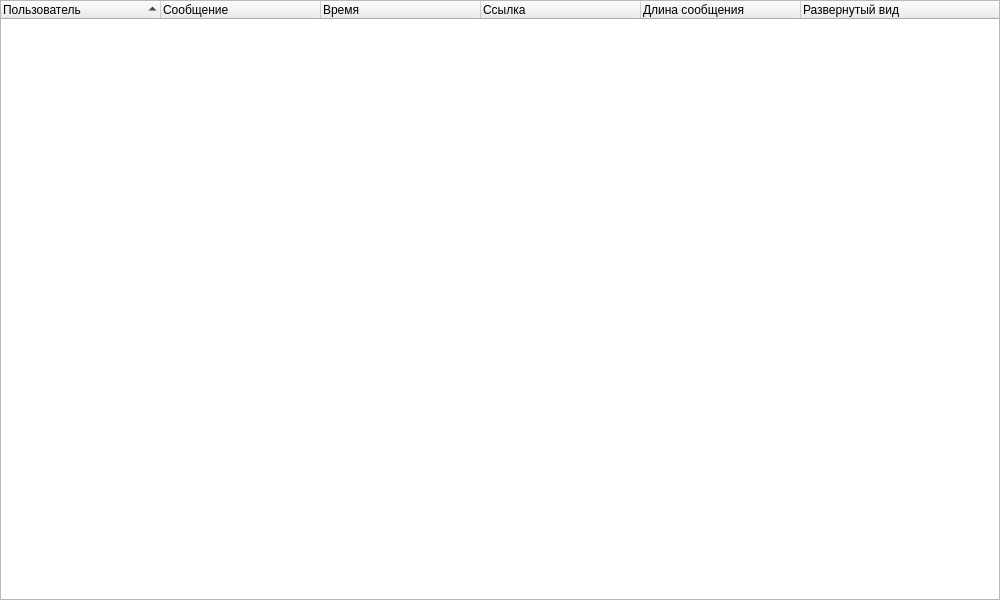
<?xml version="1.0" encoding="UTF-8"?>
<ui version="4.0">
 <class>Dialog</class>
 <widget class="QDialog" name="Dialog">
  <property name="geometry">
   <rect>
    <x>0</x>
    <y>0</y>
    <width>1000</width>
    <height>600</height>
   </rect>
  </property>
  <property name="windowTitle">
   <string>Предпросмотр</string>
  </property>
  <widget class="QTreeWidget" name="treeWidget">
   <property name="geometry">
    <rect>
     <x>0</x>
     <y>0</y>
     <width>1000</width>
     <height>600</height>
    </rect>
   </property>
   <property name="sortingEnabled">
    <bool>true</bool>
   </property>
   <attribute name="headerMinimumSectionSize">
    <number>40</number>
   </attribute>
   <attribute name="headerDefaultSectionSize">
    <number>160</number>
   </attribute>
   <attribute name="headerShowSortIndicator" stdset="0">
    <bool>true</bool>
   </attribute>
   <column>
    <property name="text">
     <string>Пользователь</string>
    </property>
   </column>
   <column>
    <property name="text">
     <string>Сообщение</string>
    </property>
   </column>
   <column>
    <property name="text">
     <string>Время</string>
    </property>
   </column>
   <column>
    <property name="text">
     <string>Ссылка</string>
    </property>
   </column>
   <column>
    <property name="text">
     <string>Длина сообщения</string>
    </property>
   </column>
   <column>
    <property name="text">
     <string>Развернутый вид</string>
    </property>
   </column>
  </widget>
 </widget>
 <resources/>
 <connections/>
</ui>
